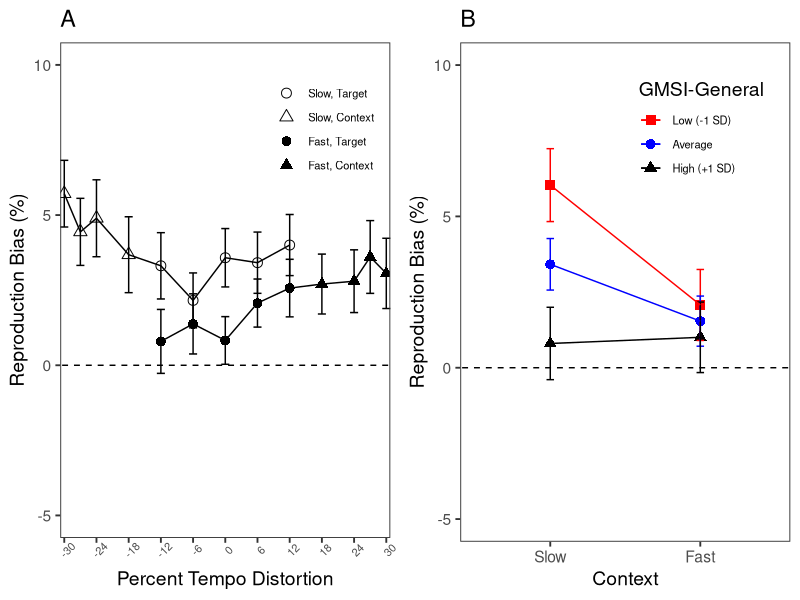
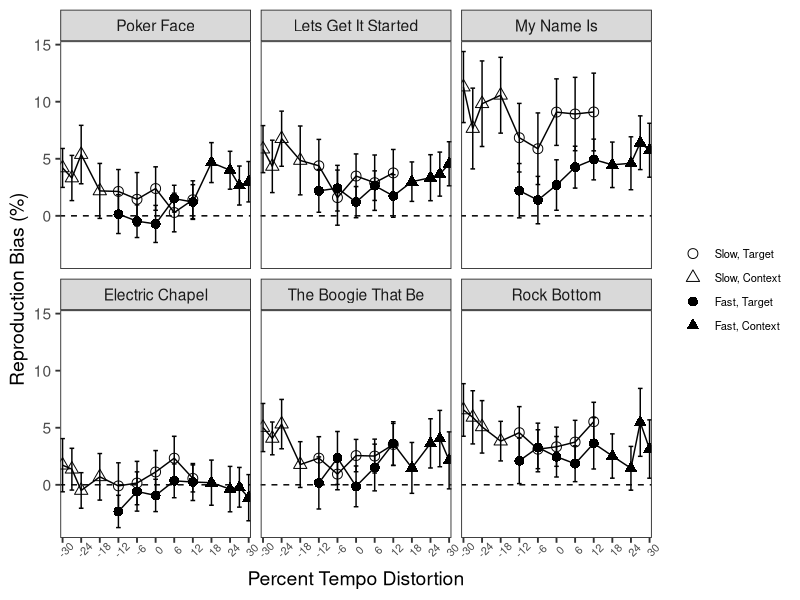

Reproduce these figures in R, in order.
#==== Experiment 1 Analyses ====

library(readxl)
library(lme4)
library(car)
library(emmeans)
library(ggplot2)
library(gridExtra)

data <- read.table('Exp1_data.csv', header=T, sep=',')

### Exclude contextual precursor trials for main analyses
dat <- subset(data, Distort %in% c(-12,-6,0,6,12))

### Data cleaning
dat$SD_Z <- scale(dat$Orig_SD)
sum(abs(dat$SD_Z) > 3)   

dat1 <- subset(dat, abs(SD_Z) < 3)   
dat1$Repr_BPM <- 60000/dat1$Orig_IBI      #Reproduced tempo (bpm)
dat1$Act_BPM <- 60000/dat1$Actual         #Actual tempo (bpm)
dat1$ratio <- dat1$Repr_BPM/dat1$Act_BPM  #Ratio of reproduced to actual tempo
sum(dat1$ratio > 1.5 | dat1$ratio < 0.75)

dat2 <- subset(dat1, ratio <= 1.5 & ratio >= 0.75)

dat2$Prct_Bias <- ((dat2$Repr_BPM - dat2$Act_BPM)/dat2$Act_BPM)*100         #Reproduction bias (% of actual)
dat2$Prct_Abs_Bias <- (abs(dat2$Repr_BPM - dat2$Act_BPM)/dat2$Act_BPM)*100  #Absolute error (% of actual)

by_subj <- aggregate(cbind(Prct_Bias, Prct_Abs_Bias, Orig_SD) ~ 
                       GMSI_AE*GMSI_PA*GMSI_MT*GMSI_SA*GMSI_E*GMSI_Gen*GroupC*Subject,
                     data=dat2,
                     FUN=mean)
by_subj$Prct_Bias_Z <- scale(by_subj$Prct_Bias)
by_subj$Prct_Abs_Bias_Z <- scale(by_subj$Prct_Abs_Bias)
by_subj$Orig_SD_Z <- scale(by_subj$Orig_SD)
#Participant #44 was an outlier!

#Exclude outlier participant
dat2 <- subset(dat2, Subject != 44)

### Analyzing number of tries during the practice routine 
prac <- aggregate(cbind(T1_Tries, T2_Tries) ~ Song*Subject, data=dat2, FUN=mean)
prac$total_tries <- prac$T1_Tries + prac$T2_Tries
prac$fail <- prac$T1_Tries==6 | prac$T2_Tries==6
prac1 <- aggregate(fail ~ Subject, data=prac, FUN=sum)
table(prac1$fail)
prac2 <- aggregate(total_tries ~ Subject, data=prac, FUN=mean)
by_subj1 <- subset(by_subj, Subject != 44)
by_subj1$total_tries <- prac2$total_tries
round(cor(by_subj1[,c(1:6,9:11,15)]), 2)
cor.test(by_subj1$total_tries, by_subj1$Prct_Abs_Bias)
cor.test(by_subj1$total_tries, by_subj1$GMSI_Gen)

### Correlations between GMSI subscales and performance measures
round(cor(subset(by_subj, Subject != 44)[,c(1:6,9:11)]), 2)

### Linear mixed-effects model for reproduction bias 
mod_full <- lmer(Prct_Bias ~ ContextC*(GMSI_Gen_Z + GroupC*OrderC*Distort) +
                   (ContextC | Subject), data=dat2)
summary(mod_full)
Anova(mod_full, type=3, test='Chisq')   # Wald tests

### Null model (random intercepts only)
mod0 <- lmer(Prct_Bias ~ 1 + (1|Subject), data=dat2)

### Test improvement of full model over null model
anova(mod0, mod_full)

### Simple slopes: Model for testing effect of Context at high GMSI
mod_1 <- lmer(Prct_Bias ~ ContextC*(GMSI_Gen_hi + GroupC*OrderC*Distort) +
                (ContextC | Subject), data=dat2)
summary(mod_1)
Anova(mod_1, type=3, test='Chisq')

### Simple slopes: Model for testing effect of Context at low GMSI
mod_2 <- lmer(Prct_Bias ~ ContextC*(GMSI_Gen_lo + GroupC*OrderC*Distort) +
                (ContextC | Subject), data=dat2)
summary(mod_2)
Anova(mod_2, type=3, test='Chisq')

### Results after exluding songs that were unsuccesfully practiced 
dat3 <- subset(dat2, T1_Tries < 6 & T2_Tries < 6)
mod_full1 <- lmer(Prct_Bias ~ ContextC*(GMSI_Gen_Z + GroupC*OrderC*Distort) +
                    (ContextC | Subject), data=dat3)
summary(mod_full1)
Anova(mod_full1, type=3, test='Chisq')

### Get predicted means from model for plotting interaction
means1 <- as.data.frame(emmeans(mod_full, 
                                "ContextC", 
                                by="GMSI_Gen_Z", 
                                at=list(ContextC=c(-1,1),
                                        GMSI_Gen_Z=c(-1, 0, 1)), 
                                mode='asymp'))

names(means1) <- c('Context','GMSI-General','Mean','SE','df','LL','UL')
means1$Context <- factor(means1$Context, levels=c(-1,1), labels=c('Slow','Fast'))
means1$`GMSI-General` <- factor(means1$`GMSI-General`, levels=c(-1,0,1), labels=c('Low (-1 SD)',
                                                                                  'Average',
                                                                                  'High (+1 SD)'))
means1$UL.SE <- means1$Mean + means1$SE
means1$LL.SE <- means1$Mean - means1$SE

### Plotting mean bias across all tempo precursor levels and GMSI x Context plot

#Need to first clean the full dataset with contextual precursors included
dat <- data
dat$SD_Z <- scale(dat$Orig_SD)
dat1 <- subset(dat, abs(SD_Z) < 3)   
dat1$Repr_BPM <- 60000/dat1$Orig_IBI      
dat1$Act_BPM <- 60000/dat1$Actual         
dat1$ratio <- dat1$Repr_BPM/dat1$Act_BPM  
dat2 <- subset(dat1, ratio <= 1.5 & ratio >= 0.75)
dat2$Prct_Bias <- ((dat2$Repr_BPM - dat2$Act_BPM)/dat2$Act_BPM)*100         
dat2$Prct_Abs_Bias <- (abs(dat2$Repr_BPM - dat2$Act_BPM)/dat2$Act_BPM)*100  
dat2 <- subset(dat2, Subject != 44)

dat2_1 <- aggregate(Prct_Bias ~ Distort*Context*Subject, data=dat2, FUN=mean)
dat2_2 <- aggregate(Prct_Bias ~ Distort*Context, data=dat2_1, FUN=mean)
dat2_2_se <- aggregate(Prct_Bias ~ Distort*Context, data=dat2_1, 
                       FUN=function(x) sd(x)/sqrt(length(x)))
dat2_2$UL <- dat2_2$Prct_Bias + dat2_2_se$Prct_Bias
dat2_2$LL <- dat2_2$Prct_Bias - dat2_2_se$Prct_Bias

dat2_2$Context <- factor(dat2_2$Context)

dat2_2$Type <- factor(ifelse(dat2_2$Distort %in% c(-12,-6,0,6,12), 'Target', 'Contextual'))

dat2_2$Ctxt_Type <- character(nrow(dat2_2))
dat2_2$Ctxt_Type[dat2_2$Context=='Fast' & 
                   dat2_2$Type=='Contextual'] <- 'Fast, Context'
dat2_2$Ctxt_Type[dat2_2$Context=='Fast' & 
                   dat2_2$Type=='Target'] <- 'Fast, Target'
dat2_2$Ctxt_Type[dat2_2$Context=='Slow' & 
                   dat2_2$Type=='Contextual'] <- 'Slow, Context'
dat2_2$Ctxt_Type[dat2_2$Context=='Slow' & 
                   dat2_2$Type=='Target'] <- 'Slow, Target'
dat2_2$Ctxt_Type <- factor(dat2_2$Ctxt_Type,
                           levels=c('Slow, Target','Slow, Context',
                                    'Fast, Target','Fast, Context'))

p1 <- ggplot(data=dat2_2, aes(x=Distort, y=Prct_Bias, group=Context)) +
  geom_point(aes(x=Distort, y=Prct_Bias, shape=Ctxt_Type), col='black', cex=3) +
  geom_errorbar(aes(x=Distort, ymin=LL, ymax=UL), width=1.5) +
  geom_line(aes(x=Distort, y=Prct_Bias)) +
  theme_bw(base_size = 14) +
  theme(panel.grid=element_blank(), legend.title = element_blank(),
        axis.text.x = element_text(angle=45, size=8),
        legend.position=c(0.8,.825), legend.text=element_text(size=8)) +
  geom_abline(aes(slope=0, intercept=0), lty=2) +
  scale_x_continuous(breaks=c(-30,-24,-18,-12,-6,0,6,12,18,24,30), expand=c(0,0)) +
  scale_y_continuous(expand=c(0,.75), limits=c(-5,10)) +
  ylab('Reproduction Bias (%)') +
  xlab('Percent Tempo Distortion') +
  scale_shape_manual(values=c(1,2,16,17)) +
  ggtitle('A')

p2 <- ggplot(data=means1, aes(x=Context, y=Mean, group=`GMSI-General`, colour=`GMSI-General`, shape=`GMSI-General`)) +
  geom_point(cex=3) +
  geom_errorbar(aes(x=Context, ymin=LL.SE, ymax=UL.SE), width=.05) +
  geom_line() +
  theme_bw(base_size=14) +
  theme(panel.grid=element_blank(), legend.position=c(.73,.825),
        legend.text=element_text(size=8)) +
  geom_abline(aes(slope=0, intercept=0), lty=2) +
  scale_y_continuous(expand=c(0,.75), limits=c(-5,10)) +
  ylab('Reproduction Bias (%)') +
  xlab('Context') +
  scale_color_manual(name='GMSI-General', values=c('red','blue','black'),
                     labels=c('Low (-1 SD)', 'Average', 'High (+1 SD)')) +
  scale_shape_manual(name='GMSI-General', values=c(15,16,17),
                     labels=c('Low (-1 SD)', 'Average', 'High (+1 SD)')) +
  ggtitle('B')

grid.arrange(p1, p2, nrow=1, ncol=2)

### Testing models for each song separately

ELC <- subset(dat2, Song=='Electric Chapel')
mod_ELC <- lmer(Prct_Bias ~ ContextC*(GMSI_Gen_Z + OrderC*Distort) +
                   (ContextC | Subject), data=ELC)
summary(mod_ELC)
Anova(mod_ELC, type=3, test='Chisq')  
#Sig. effect of Precursor

RKB <- subset(dat2, Song=='Rock Bottom')
mod_RKB <- lmer(Prct_Bias ~ ContextC*(GMSI_Gen_Z + OrderC*Distort) +
                  (ContextC | Subject), data=RKB)
summary(mod_RKB)
Anova(mod_RKB, type=3, test='Chisq')  
#Sig. effect of GMSI-General (marginal Context x GMSI interaction)

BTB <- subset(dat2, Song=='The Boogie That Be')
mod_BTB <- lmer(Prct_Bias ~ ContextC*(GMSI_Gen_Z + OrderC*Distort) +
                  (ContextC | Subject), data=BTB)
summary(mod_BTB)
Anova(mod_BTB, type=3, test='Chisq')  
#***Model failed to converge***
#Sig. effect of Precursor 

PKF <- subset(dat2, Song=='Poker Face')
mod_PKF <- lmer(Prct_Bias ~ ContextC*(GMSI_Gen_Z + OrderC*Distort) +
                  (ContextC | Subject), data=PKF)
summary(mod_PKF)
Anova(mod_PKF, type=3, test='Chisq')  
#No significant effects

MNI <- subset(dat2, Song=='My Name Is')
mod_MNI <- lmer(Prct_Bias ~ ContextC*(GMSI_Gen_Z + OrderC*Distort) +
                  (ContextC | Subject), data=MNI)
summary(mod_MNI)
Anova(mod_MNI, type=3, test='Chisq')  
#***Identifiability issue***
#Marginal effects of Context and Precursor 

LGS <- subset(dat2, Song=='Lets Get It Started')
mod_LGS <- lmer(Prct_Bias ~ ContextC*(GMSI_Gen_Z + OrderC*Distort) +
                  (ContextC | Subject), data=LGS)
summary(mod_LGS)
Anova(mod_LGS, type=3, test='Chisq')  
#No significant effects

### Plotting song-specific effects

#Need to first clean the full dataset with contextual precursors included
dat <- data
dat$SD_Z <- scale(dat$Orig_SD)
dat1 <- subset(dat, abs(SD_Z) < 3)   
dat1$Repr_BPM <- 60000/dat1$Orig_IBI      
dat1$Act_BPM <- 60000/dat1$Actual         
dat1$ratio <- dat1$Repr_BPM/dat1$Act_BPM  
dat2 <- subset(dat1, ratio <= 1.5 & ratio >= 0.75)
dat2$Prct_Bias <- ((dat2$Repr_BPM - dat2$Act_BPM)/dat2$Act_BPM)*100         
dat2$Prct_Abs_Bias <- (abs(dat2$Repr_BPM - dat2$Act_BPM)/dat2$Act_BPM)*100  
dat2 <- subset(dat2, Subject != 44)

dat2_1 <- aggregate(Prct_Bias ~ Distort*Song*Context*Subject, data=dat2, FUN=mean)
dat2_2 <- aggregate(Prct_Bias ~ Distort*Song*Context, data=dat2_1, FUN=mean)
dat2_2_se <- aggregate(Prct_Bias ~ Distort*Song*Context, data=dat2_1, 
                       FUN=function(x) sd(x)/sqrt(length(x)))
dat2_2$UL <- dat2_2$Prct_Bias + dat2_2_se$Prct_Bias
dat2_2$LL <- dat2_2$Prct_Bias - dat2_2_se$Prct_Bias

dat2_2$Context <- factor(dat2_2$Context)

dat2_2$Type <- factor(ifelse(dat2_2$Distort %in% c(-12,-6,0,6,12), 'Target', 'Contextual'))

dat2_2$Ctxt_Type <- character(nrow(dat2_2))
dat2_2$Ctxt_Type[dat2_2$Context=='Fast' & 
                   dat2_2$Type=='Contextual'] <- 'Fast, Context'
dat2_2$Ctxt_Type[dat2_2$Context=='Fast' & 
                   dat2_2$Type=='Target'] <- 'Fast, Target'
dat2_2$Ctxt_Type[dat2_2$Context=='Slow' & 
                   dat2_2$Type=='Contextual'] <- 'Slow, Context'
dat2_2$Ctxt_Type[dat2_2$Context=='Slow' & 
                   dat2_2$Type=='Target'] <- 'Slow, Target'
dat2_2$Ctxt_Type <- factor(dat2_2$Ctxt_Type,
                           levels=c('Slow, Target','Slow, Context',
                                    'Fast, Target','Fast, Context'))

dat2_2$Song <- factor(dat2_2$Song, 
                      levels=c('Poker Face','Lets Get It Started','My Name Is',
                               'Electric Chapel','The Boogie That Be','Rock Bottom'))

p1 <- ggplot(data=dat2_2, aes(x=Distort, y=Prct_Bias, group=Context)) +
  geom_point(aes(x=Distort, y=Prct_Bias, shape=Ctxt_Type), col='black', cex=3) +
  geom_errorbar(aes(x=Distort, ymin=LL, ymax=UL), width=1.5) +
  geom_line(aes(x=Distort, y=Prct_Bias)) +
  theme_bw(base_size = 14) +
  theme(panel.grid=element_blank(), legend.title = element_blank(),
        axis.text.x = element_text(angle=45, size=8),
        legend.text=element_text(size=8)) +
  geom_abline(aes(slope=0, intercept=0), lty=2) +
  scale_x_continuous(breaks=c(-30,-24,-18,-12,-6,0,6,12,18,24,30), expand=c(0,0)) +
  ylab('Reproduction Bias (%)') +
  xlab('Percent Tempo Distortion') +
  scale_shape_manual(values=c(1,2,16,17)) +
  facet_wrap(~Song, nrow=2, ncol=3)
p1
